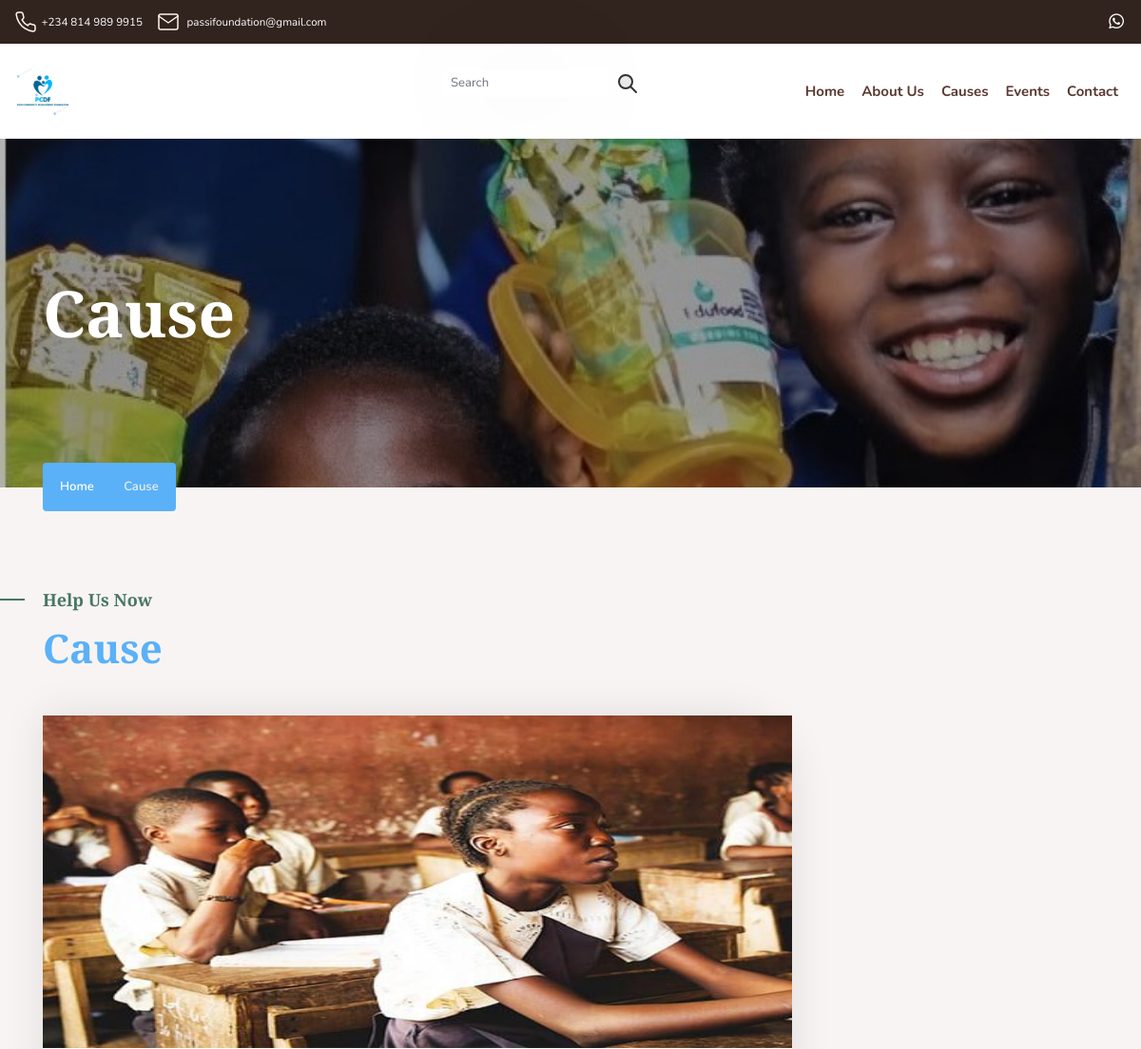
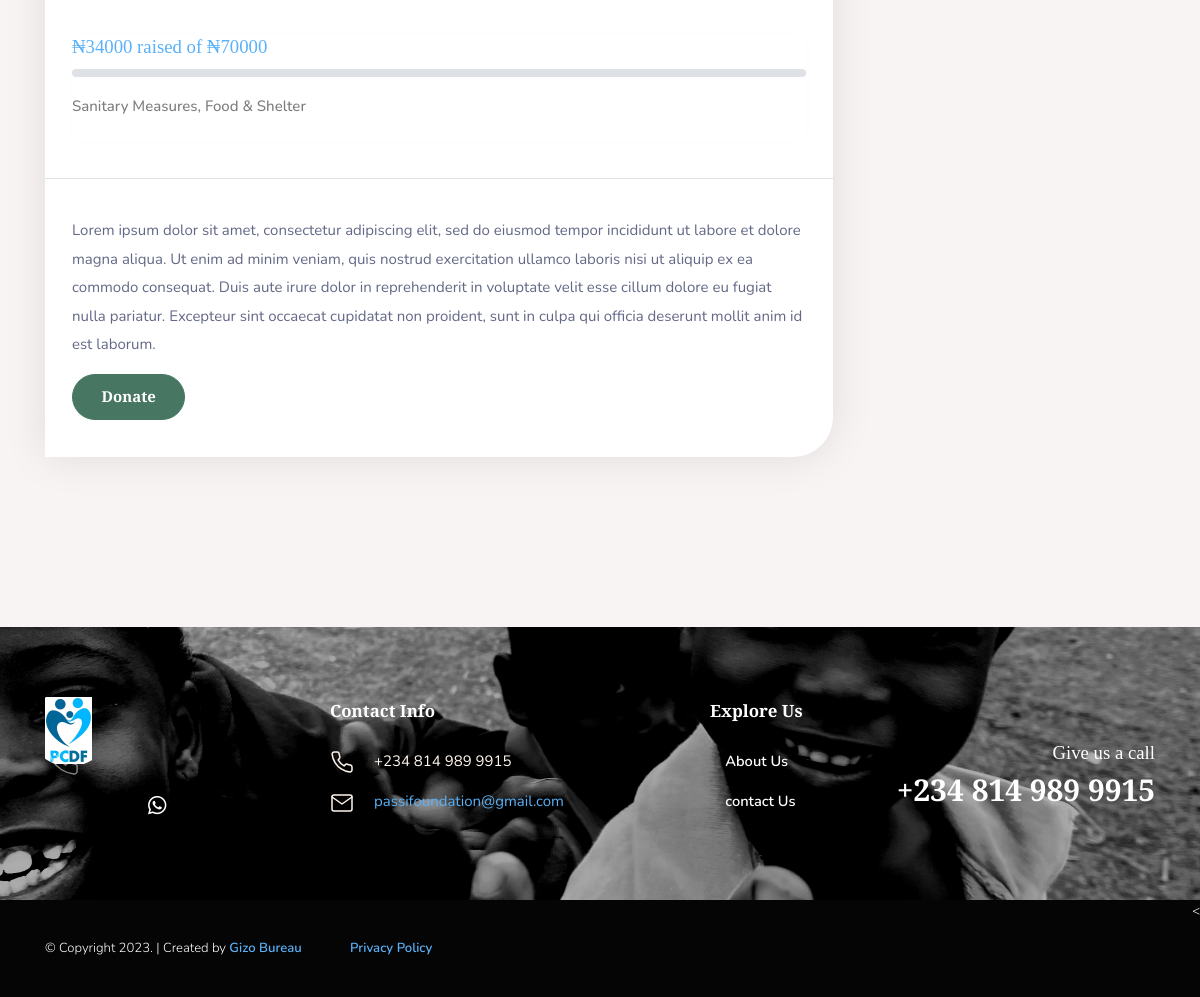
The app's page /cause/cause with its own data (2 pictures, top to bottom).
### pass/models.py (models this page shows, shortened)
class Cause(models.Model):
    Sanitary_Measures_Food_Shelter = 'Sanitary Measures, Food & Shelter'
    Art_Cultural_Architectural_Conservation = 'Art, Cultural & Arrchitectural Conservation'
    Creativity_Empowerment = 'Creativity & Empowerment'
    category_choices = [
        (Sanitary_Measures_Food_Shelter , 'Sanitary Measures, Food & Shelter'), (Art_Cultural_Architectural_Conservation ,'Art, Cultural & Arrchitectural Conservation'), (Creativity_Empowerment , 'Creativity & Empowerment')
    ]
    name = models.CharField( max_length=150)
    slug = models.SlugField(max_length=150, blank=True, null=True)
    category = models.CharField(max_length=50, choices=category_choices)
    location = models.CharField(max_length=50)
    date = models.DateField(auto_now_add=False)
    description = models.TextField()
    image = ResizedImageField(size=[400, 300], quality=100, crop=['middle', 'center'], upload_to='media', blank = True, null = True)
    initial_price = models.PositiveIntegerField()
    target_price = models.PositiveIntegerField()
    class Meta:
        ordering = ['-date']
    def skill(self):
        skill = (self.initial_price/self.target_price) * 100
        return skill

### pass/views.py (the view)
# urls.py: path('cause/<slug>', views.single, name="causes-single"),
def single(request, slug):
    causes = Cause.objects.get(slug=slug)
    context = {"causes": causes}
    return render(request, "causes-single.html", context)

### pass/templates/causes-single.html (shortened to what this page needs)
{% extends 'navbar.html' %}
{% load static %}
    {% block content %}
    <section class="breadcrumbs-page-wrap">
        <div class="bg-fixed pos-rel breadcrumbs-page">
            <div class="container">
                <h1>{{causes.name}}</h1>
                <nav aria-label="breadcrumb" class="breadcrumb-wrap">
                    <ol class="breadcrumb">
                        <li class="breadcrumb-item"><a href="/">Home</a></li>
                        <li class="breadcrumb-item active" aria-current="page">{{causes.name|title}}</li>
                    </ol>
                </nav>
            </div>
        </div>
    </section>
    <main id="body-content">
        <section class="wide-tb-100">
            <div class="container">
                <div class="row">
                    <div class="col-lg-9 col-md-12">
                        <div class="sidebar-spacer">
                            <h1 class="heading-main">
                                <small>Help Us Now</small>
                                {{causes.name|title}}
                            </h1>
                            <div class="causes-wrap single">
                                        <img src={{causes.image.url}} class="d-block w-100" alt="...">
                                <div class="content-wrap-single">
                                    <div class="featured-cause-timer">
                                        <h3>₦{{causes.initial_price}} raised of ₦{{causes.target_price}}</h3>
                                        <div class="skillbar-wrap">
                                            <div class="skillbar" data-percent="{{causes.skill}}%">
                                            </div>
                                            <span class="tag">{{causes.category}}</span>
                                        </div>
                                    </div>
                                </div>
                                <div class="content-wrap-single border-top">
                                    <p>{{causes.description}}</p>
                                    <a href="{% url 'initiate_payment' causes.slug %}"><button type="button" class="btn btn-primary" >Donate</button></a>
                                </div>
                            </div>
                        </div>
                    </div>
                </div>
            </div>
        </section>
{% endblock content %}

### records on screen
Cause: name "Cause", image (picture), initial_price "34000", target_price "70000", category "Sanitary Measures, Food & Shelter", description "Lorem ipsum dolor sit amet, consectetur adipiscing elit, sed do eiusmod tempor incididunt ut labore et dolore magna aliqua. Ut enim ad minim veniam, quis nostrud exercitation ullamco laboris nisi ut aliquip ex ea commodo consequat. Duis aute irure dolor in reprehenderit in voluptate velit esse cillum dolore eu fugiat nulla pariatur. Excepteur sint occaecat cupidatat non proident, sunt in culpa qui officia deserunt mollit anim id est laborum."
